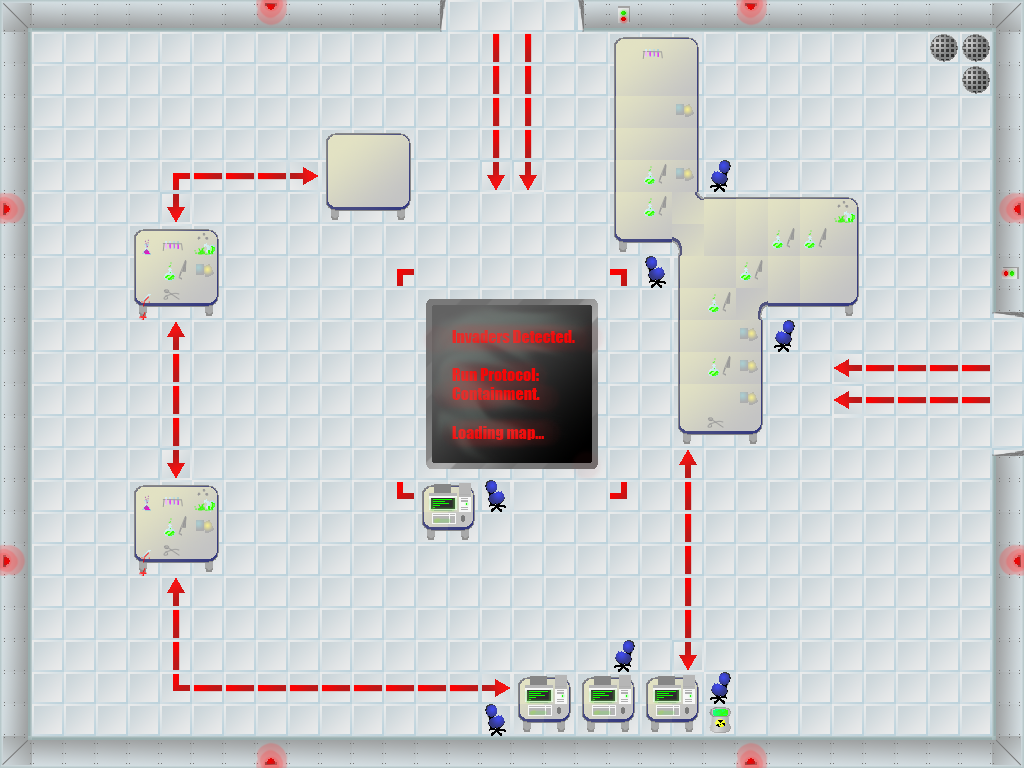

A level layout from a 2D game, rendered from its tile map. Below: a short description, then the map file with tile-grid data replaced by summaries:
An orthogonal 32x24 tile map with 32x32 px tiles, 1 tile layer (Tile Layer 1).

<map version="1.0" orientation="orthogonal" width="32" height="24" tilewidth="32" tileheight="32">
 <tileset firstgid="1" name="tilesheet" tilewidth="32" tileheight="32">
  <image source="../Art/Tiles/tilesheet.png" />
  <tile id="0">
   <properties>
    <property name="impassable" value="1" />
   </properties>
  </tile>
  <tile id="1">
   <properties>
    <property name="impassable" value="1" />
   </properties>
  </tile>
  <tile id="2">
   <properties>
    <property name="impassable" value="1" />
   </properties>
  </tile>
  <tile id="3">
   <properties>
    <property name="impassable" value="1" />
   </properties>
  </tile>
  <tile id="4">
   <properties>
    <property name="impassable" value="1" />
   </properties>
  </tile>
  <tile id="5">
   <properties>
    <property name="impassable" value="1" />
   </properties>
  </tile>
  <tile id="6">
   <properties>
    <property name="impassable" value="1" />
   </properties>
  </tile>
  <tile id="7">
   <properties>
    <property name="impassable" value="1" />
   </properties>
  </tile>
  <tile id="8">
   <properties>
    <property name="impassable" value="1" />
   </properties>
  </tile>
  <tile id="9">
   <properties>
    <property name="impassable" value="1" />
   </properties>
  </tile>
  <tile id="10">
   <properties>
    <property name="impassable" value="1" />
   </properties>
  </tile>
  <tile id="11">
   <properties>
    <property name="impassable" value="1" />
   </properties>
  </tile>
  <tile id="12">
   <properties>
    <property name="impassable" value="1" />
   </properties>
  </tile>
  <tile id="13">
   <properties>
    <property name="impassable" value="1" />
   </properties>
  </tile>
  <tile id="14">
   <properties>
    <property name="impassable" value="1" />
   </properties>
  </tile>
  <tile id="15">
   <properties>
    <property name="impassable" value="1" />
   </properties>
  </tile>
  <tile id="16">
   <properties>
    <property name="impassable" value="1" />
   </properties>
  </tile>
  <tile id="17">
   <properties>
    <property name="impassable" value="1" />
   </properties>
  </tile>
  <tile id="18">
   <properties>
    <property name="impassable" value="1" />
   </properties>
  </tile>
  <tile id="19">
   <properties>
    <property name="impassable" value="1" />
   </properties>
  </tile>
  <tile id="20">
   <properties>
    <property name="impassable" value="1" />
   </properties>
  </tile>
  <tile id="21">
   <properties>
    <property name="impassable" value="1" />
   </properties>
  </tile>
  <tile id="22">
   <properties>
    <property name="impassable" value="1" />
   </properties>
  </tile>
  <tile id="23">
   <properties>
    <property name="impassable" value="1" />
   </properties>
  </tile>
  <tile id="24">
   <properties>
    <property name="impassable" value="1" />
   </properties>
  </tile>
  <tile id="25">
   <properties>
    <property name="impassable" value="1" />
   </properties>
  </tile>
  <tile id="26">
   <properties>
    <property name="impassable" value="1" />
   </properties>
  </tile>
  <tile id="27">
   <properties>
    <property name="impassable" value="1" />
   </properties>
  </tile>
  <tile id="30">
   <properties>
    <property name="impassable" value="1" />
   </properties>
  </tile>
  <tile id="31">
   <properties>
    <property name="impassable" value="1" />
   </properties>
  </tile>
  <tile id="32">
   <properties>
    <property name="impassable" value="1" />
   </properties>
  </tile>
  <tile id="33">
   <properties>
    <property name="impassable" value="1" />
   </properties>
  </tile>
  <tile id="34">
   <properties>
    <property name="impassable" value="1" />
   </properties>
  </tile>
  <tile id="35">
   <properties>
    <property name="impassable" value="1" />
   </properties>
  </tile>
  <tile id="36">
   <properties>
    <property name="impassable" value="1" />
   </properties>
  </tile>
  <tile id="37">
   <properties>
    <property name="impassable" value="1" />
   </properties>
  </tile>
  <tile id="38">
   <properties>
    <property name="impassable" value="1" />
   </properties>
  </tile>
  <tile id="41">
   <properties>
    <property name="damaging" value="1" />
   </properties>
  </tile>
  <tile id="42">
   <properties>
    <property name="damaging" value="1" />
   </properties>
  </tile>
  <tile id="43">
   <properties>
    <property name="damaging" value="1" />
   </properties>
  </tile>
  <tile id="49">
   <properties>
    <property name="impassable" value="1" />
   </properties>
  </tile>
  <tile id="52">
   <properties>
    <property name="damaging" value="1" />
   </properties>
  </tile>
  <tile id="53">
   <properties>
    <property name="damaging" value="1" />
   </properties>
  </tile>
  <tile id="54">
   <properties>
    <property name="damaging" value="1" />
   </properties>
  </tile>
  <tile id="63">
   <properties>
    <property name="damaging" value="1" />
   </properties>
  </tile>
  <tile id="64">
   <properties>
    <property name="damaging" value="1" />
   </properties>
  </tile>
  <tile id="65">
   <properties>
    <property name="damaging" value="1" />
   </properties>
  </tile>
  <tile id="67">
   <properties>
    <property name="impassable" value="1" />
   </properties>
  </tile>
  <tile id="74">
   <properties>
    <property name="damaging" value="" />
   </properties>
  </tile>
  <tile id="75">
   <properties>
    <property name="damaging" value="" />
   </properties>
  </tile>
  <tile id="76">
   <properties>
    <property name="damaging" value="" />
   </properties>
  </tile>
  <tile id="77">
   <properties>
    <property name="damaging" value="1" />
   </properties>
  </tile>
  <tile id="78">
   <properties>
    <property name="damaging" value="1" />
   </properties>
  </tile>
  <tile id="79">
   <properties>
    <property name="damaging" value="1" />
   </properties>
  </tile>
  <tile id="80">
   <properties>
    <property name="damaging" value="1" />
   </properties>
  </tile>
  <tile id="81">
   <properties>
    <property name="impassable" value="1" />
   </properties>
  </tile>
  <tile id="83">
   <properties>
    <property name="impassable" value="1" />
   </properties>
  </tile>
  <tile id="84">
   <properties>
    <property name="impassable" value="1" />
   </properties>
  </tile>
  <tile id="85">
   <properties>
    <property name="damaging" value="1" />
   </properties>
  </tile>
  <tile id="86">
   <properties>
    <property name="damaging" value="1" />
   </properties>
  </tile>
  <tile id="87">
   <properties>
    <property name="damaging" value="1" />
   </properties>
  </tile>
  <tile id="88">
   <properties>
    <property name="damaging" value="1" />
   </properties>
  </tile>
  <tile id="89">
   <properties>
    <property name="damaging" value="1" />
   </properties>
  </tile>
  <tile id="90">
   <properties>
    <property name="damaging" value="1" />
   </properties>
  </tile>
  <tile id="91">
   <properties>
    <property name="damaging" value="1" />
   </properties>
  </tile>
  <tile id="92">
   <properties>
    <property name="impassable" value="1" />
   </properties>
  </tile>
  <tile id="93">
   <properties>
    <property name="impassable" value="1" />
   </properties>
  </tile>
  <tile id="94">
   <properties>
    <property name="impassable" value="1" />
   </properties>
  </tile>
  <tile id="95">
   <properties>
    <property name="impassable" value="1" />
   </properties>
  </tile>
  <tile id="96">
   <properties>
    <property name="damaging" value="1" />
   </properties>
  </tile>
  <tile id="97">
   <properties>
    <property name="damaging" value="1" />
   </properties>
  </tile>
  <tile id="98">
   <properties>
    <property name="damaging" value="1" />
   </properties>
  </tile>
  <tile id="99">
   <properties>
    <property name="impassable" value="1" />
   </properties>
  </tile>
  <tile id="100">
   <properties>
    <property name="impassable" value="1" />
   </properties>
  </tile>
  <tile id="104">
   <properties>
    <property name="impassable" value="1" />
   </properties>
  </tile>
  <tile id="105">
   <properties>
    <property name="impassable" value="1" />
   </properties>
  </tile>
  <tile id="106">
   <properties>
    <property name="impassable" value="1" />
   </properties>
  </tile>
  <tile id="110">
   <properties>
    <property name="impassable" value="1" />
   </properties>
  </tile>
  <tile id="111">
   <properties>
    <property name="impassable" value="1" />
   </properties>
  </tile>
  <tile id="113">
   <properties>
    <property name="impassable" value="1" />
   </properties>
  </tile>
  <tile id="114">
   <properties>
    <property name="impassable" value="1" />
   </properties>
  </tile>
  <tile id="115">
   <properties>
    <property name="impassable" value="1" />
   </properties>
  </tile>
  <tile id="116">
   <properties>
    <property name="impassable" value="1" />
   </properties>
  </tile>
  <tile id="117">
   <properties>
    <property name="impassable" value="1" />
   </properties>
  </tile>
  <tile id="121">
   <properties>
    <property name="impassable" value="1" />
   </properties>
  </tile>
  <tile id="124">
   <properties>
    <property name="impassable" value="1" />
   </properties>
  </tile>
  <tile id="125">
   <properties>
    <property name="impassable" value="1" />
   </properties>
  </tile>
  <tile id="126">
   <properties>
    <property name="impassable" value="1" />
   </properties>
  </tile>
  <tile id="127">
   <properties>
    <property name="impassable" value="1" />
   </properties>
  </tile>
  <tile id="128">
   <properties>
    <property name="impassable" value="1" />
   </properties>
  </tile>
 </tileset>
 <layer name="Tile Layer 1" width="32" height="24">
  <data>[768 cells, 768 non-empty, 94 distinct tile ids]</data>
 </layer>
</map>
